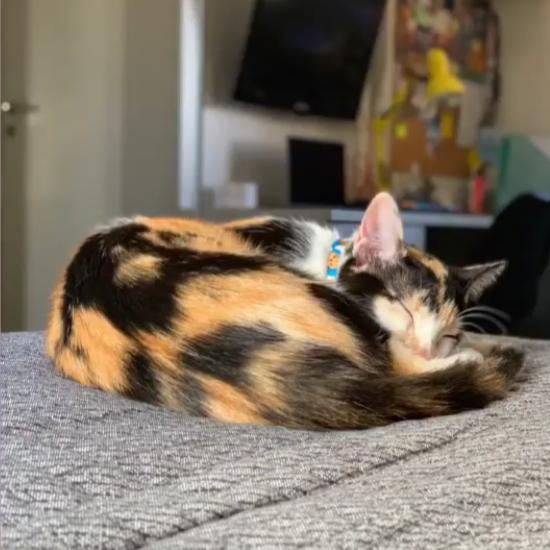
#> input picture arya.jpeg, 550 x 550 px
$ python lista3.py
#> lines starting #> are read from the running program, lines starting #| are printed output that depends on the picture
import cv2
import random
import numpy as np
import time
from threading import Thread

# [47 lines left out: functions paint_piece_red, paint_piece_blue, paint_piece_green, not called in this run]

def prepare_image(vector_image):
    new_image = np.empty([lines, columns, 3], dtype="uint8")
    image_line = 0
    row_line = len(vector_image[0][1])
    for i in range(0, len(vector_image), 5): # i = [0, 5, 10, 15, 20, 25]
        #  número de linhas para cada elemento a ser montado
        for lins in range(0, row_line): # lins = [0, 1, 2, ..., 108, 109 ]
            new_line = np.empty([0, 3], dtype="uint8") # array_vazio = [[0,0,0],[0,0,0]]
            for pos in range(i, i+5): # i = 0, cols = [0, 1, 2, 3, 4]
                line = vector_image[pos][1][lins]
                # print('id:' + str(vector_image[pos][0]) + ' ' + 'lenght:' + str(len(line)) )
                new_line = np.append(new_line, line, axis=0)
            new_image[image_line] = new_line
            image_line = image_line + 1
    return new_image

# [198 lines left out: functions partition, quick_sort, mergeSort, counting_sort, insertionSort, bucketSort, not called in this run]

def menu_principal():
    print("*******************************************")
    print("**            MENU - LISTA 3             **")
    print("*******************************************")
    print("**   1 - Merge Sort                      **")
    print("**   2 - Quick Sort                      **")
    print("**   3 - Counting Sort                   **")
    print("**   4 - Créditos                        **")
    print("**   0 - Sair                            **")
    print("*******************************************")
    escolha = input("Digite uma Escolha: ")
    return escolha


if __name__ == "__main__":
    img = cv2.imread('arya.jpeg')
#> img is the input picture: shape (550, 550, 3); mean B, G, R 99.7, 113.9, 125.3
    cv2.imshow('Arya, The Cat', img)
    #(img[0][0])

    lines = len(img)
#> lines = 550
    columns = len(img[0])
#> columns = 550
    vector_image = []
    row_columns = columns//5 #quantidade de elementos nas colunas de cada seção
#> row_columns = 110
    row_line = row_columns #quantidade de elementos nas linhas de cada seção
#> row_line = 110

    ################### Cria vetor de pedaços da imagem, de forma ordenada
    vec_pos = 0
    for i in range(0, lines, row_line):
        for j in range(0, columns, row_columns):
            pos_matrix = []
            for lin_pos in range(i, i+row_line):
                pos_line = []
                for col_pos in range(j, j+row_columns):
                    pixel = np.array(img[lin_pos][col_pos], dtype="uint8")
                    pos_line.append(pixel) # constrói linha por linha de cada elemento
                pos_line = np.array(pos_line, dtype="uint8")
                pos_matrix.append(pos_line)# adiciona a linha de cada elemento
            pos_matrix = np.array(pos_matrix, dtype="uint8")
            vector_image.append( (vec_pos, pos_matrix) )
            vec_pos = vec_pos + 1
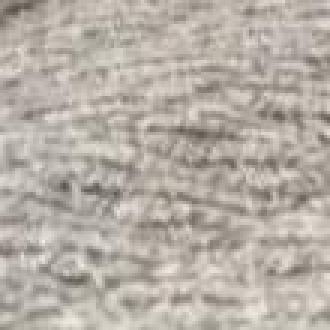
#> pos_matrix: shape (110, 110, 3) (shown 3 times larger); mean B, G, R 166.1, 174.6, 182.3
#> after the loop, vec_pos = 25; vector_image = 25 items


    # ############### Realiza o shuffle do vetor
    random.shuffle(vector_image)

    new_image = prepare_image(vector_image)
#> in prepare_image, `row_line = len(vector_image[0][1])`: row_line = 110
#> the loop in prepare_image, `for i in range(0, len(vector_image), 5):` made 5 passes
#> i on passes 2 to 5: 5, 10, 15, 20
#> after the loop in prepare_image, `for i in range(0, len(vector_image), 5):`:
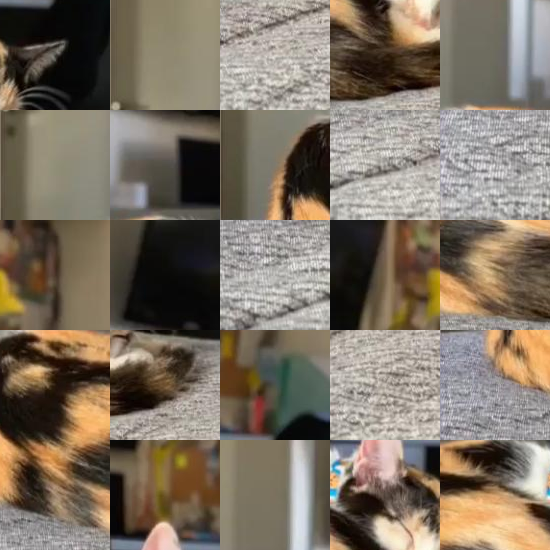
#> new_image: shape (550, 550, 3); mean of channels 0, 1, 2 99.7, 113.9, 125.3; drawn as B, G, R
#> after the loop in prepare_image, `for i in range(0, len(vector_image), 5):`: image_line = 550


    escolha = 0
    # Loop do menu do programa
    while escolha != '100':
#> (the run stopped early here; a loop or call above may not have finished)
